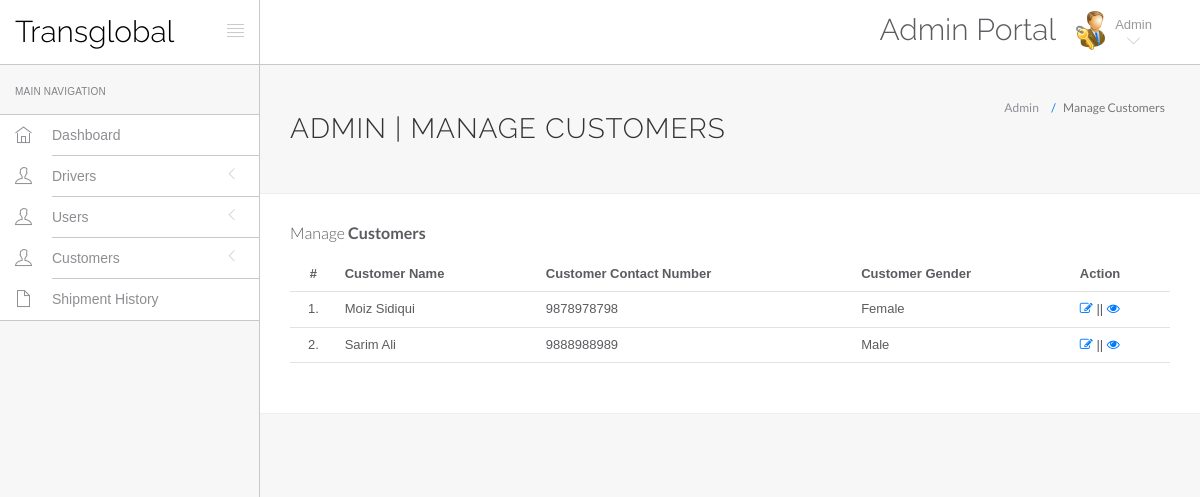
The app's page /hms/admin/manage-patient.php (signed in) with its own data.
### tables this page shows
CREATE TABLE IF NOT EXISTS `tblpatient` (
  `ID` int(10) NOT NULL AUTO_INCREMENT,
  `Docid` int(10) DEFAULT NULL,
  `PatientName` varchar(200) DEFAULT NULL,
  `PatientContno` bigint(10) DEFAULT NULL,
  `PatientEmail` varchar(200) DEFAULT NULL,
  `PatientGender` varchar(50) DEFAULT NULL,
  `PatientAdd` mediumtext DEFAULT NULL,
  `PatientAge` int(10) DEFAULT NULL,
  `PatientMedhis` mediumtext DEFAULT NULL,
  PRIMARY KEY (`ID`)
);

### hms/admin/manage-patient.php (the view, shortened to what this page needs)
<?php
include('include/config.php');
?>
<!DOCTYPE html>
<html lang="en">
	<head>
		<link rel="stylesheet" href="vendor/bootstrap/css/bootstrap.min.css">
		<link rel="stylesheet" href="vendor/fontawesome/css/font-awesome.min.css">
		<link rel="stylesheet" href="vendor/themify-icons/themify-icons.min.css">
		<link rel="stylesheet" href="assets/css/styles.css">
	</head>
	<body>
		<div id="app">
<?php include('include/sidebar.php');?>
<div class="app-content">
<?php include('include/header.php');?>
<div class="main-content" >
<div class="wrap-content container" id="container">
<section id="page-title">
<div class="row">
<div class="col-sm-8">
<h1 class="mainTitle">Admin | Manage Customers</h1>
</div>
<ol class="breadcrumb">
<li>
<span>Admin</span>
</li>
<li class="active">
<span>Manage Customers</span>
</li>
</ol>
</div>
</section>
<div class="container-fluid container-fullw bg-white">
<div class="row">
<div class="col-md-12">
<h5 class="over-title margin-bottom-15">Manage <span class="text-bold">Customers</span></h5>
<table class="table table-hover" id="sample-table-1">
<thead>
<tr>
<th class="center">#</th>
<th>Customer Name</th>
<th>Customer Contact Number</th>
<th>Customer Gender </th>
<th>Action</th>
</tr>
</thead>
<tbody>
<?php
$docid=$_SESSION['id'];
$sql=mysqli_query($con,"select * from tblpatient where Docid='$docid' ");
$cnt=1;
while($row=mysqli_fetch_array($sql))
{
?>
<tr>
<td class="center"><?php echo $cnt;?>.</td>
<td class="hidden-xs"><?php echo $row['PatientName'];?></td>
<td><?php echo $row['PatientContno'];?></td>
<td><?php echo $row['PatientGender'];?></td>
<td>
<a href="edit-patient.php?editid=<?php echo $row['ID'];?>"><i class="fa fa-edit"></i></a> || <a href="view-patient.php?viewid=<?php echo $row['ID'];?>"><i class="fa fa-eye"></i></a>
</td>
</tr>
<?php
$cnt=$cnt+1;
 }?></tbody>
</table>
</div>
</div>
</div>
</div>
</div>
</div>
</div>
	</body>
</html>

### records on screen
tblpatient: PatientName "Moiz Sidiqui", PatientContno "9878978798", PatientGender "Female"
tblpatient: PatientName "Sarim Ali", PatientContno "9888988989", PatientGender "Male"
